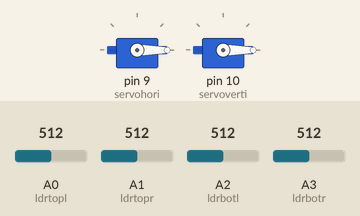
A sketch run on a simulated Arduino Uno, built with avr-gcc and run on an emulated ATmega328P. Parts: 2 × servo. The inputs (shaded band) are chosen by the test bench; at power-on: A0 (ldrtopl) = 512, A2 (ldrbotl) = 512, A3 (ldrbotr) = 512, A1 (ldrtopr) = 512.

Above: at 1.7 s.
1.8 s: A0 (ldrtopl) set to 526
At 3.17 s:
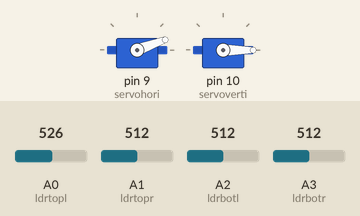
4.8 s: A2 (ldrbotl) set to 544
At 5.01 s:
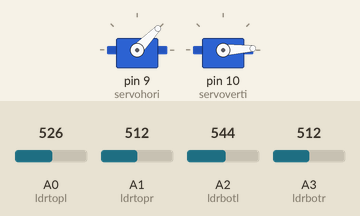
7.8 s: A3 (ldrbotr) set to 544
10.8 s: A3 (ldrbotr) set to 558
At 10.98 s:
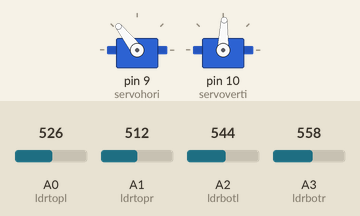
13.8 s: A1 (ldrtopr) set to 716
At 13.98 s:
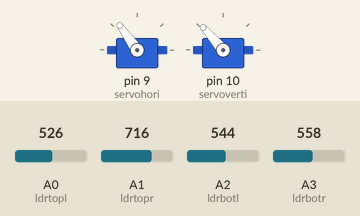
16.8 s: A2 (ldrbotl) set to 716
Timing chart, 0 to 23.0 s (numbered marks = the images above; inputs shaded):
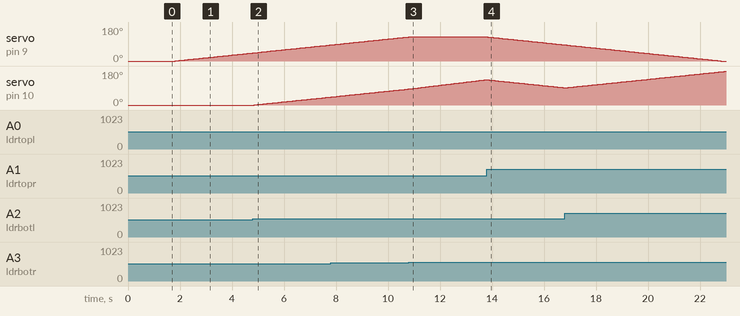

The sketch:

Seguidor_Solar_Energia_PC2.ino
```cpp
/*UNIVERSIDADE DE BRASILIA
Disciplina: Microcontroladores e Microprocessadores
Professor: Diogo Caetano
Alunos: Alexandre Jose e Itiane Thayna
Matricula: 130059129 130028738
Ponto de Controle 2 Codigo realizado no Energia
*/

#include <Servo.h>
//Definição dos servos
Servo servohori;            // Motor servo Horizontal
int servoh = 0;
int servohLimitHigh = 160; // limite maximo de 160 graus
int servohLimitLow = 20;  // limite minimo de 20 graus

Servo servoverti;            //Motor servo Vertical
int servov = 0;
int servovLimitHigh = 160; // limite maximo de 160 graus
int servovLimitLow = 20; // limite minimo de 20 graus
//Atribuindo os LDRs
int ldrtopl = A0; //"top left" LDR que ficará em cima à esquerda. Conectado a entrada A0
int ldrtopr = A1; //"top right" LDR que ficará em cima à direita. Conectado a entrada A1
int ldrbotl = A2; // "bottom left" LDR que ficará embaixo a esquerda. Conectado a entrada A2
int ldrbotr = A3; // "bottom right" LDR que ficará embaixo a direita. Conectado a entrada A3

 void setup ()
 {
  pinMode(ldrtopl,INPUT); // Definindo pinos como entrada
  pinMode(ldrtopr,INPUT);
  pinMode(ldrbotl,INPUT);
  pinMode(ldrbotr,INPUT);

  servohori.attach(9); // Servo horizontal atribuido ao pino 9 - Que é o P2.1
  servohori.write(0); // Inicia o servo horizontal na posição 0
servoverti.attach(10); // Servo vertical atribuido ao pino 10 -  Que é P2.2
  servoverti.write(0);
  delay(500);  // 500 milisegundos para dar estabilidade a parte mecanica
 }

void loop()
{
  servoh = servohori.read(); // define uma leitura de cada servo
  servov = servoverti.read();
  //capturando valores analogicos de cada LDR
  int topl = analogRead(ldrtopl); // realizando a leitura analogica do "top left"
  int topr = analogRead(ldrtopr);
  int botl = analogRead(ldrbotl);
  int botr = analogRead(ldrbotr);
  // calculando a media
  int avgtop = (topl + topr) / 2; // Media dos LDRs Superiores
  int avgbot = (botl + botr) / 2; //Media dos LDRs inferiores
  int avgleft = (topl + botl) / 2; // Media dos LDRs da esquerda
  int avgright = (topr + botr) / 2; //Media dos LDRs da direita

  if (avgtop < avgbot) // Se a media superior for menor que a media inferior
  {
    servoverti.write(servov +1);  // servo vertical aumenta 1
    if (servov > servovLimitHigh)  // se servo vertical for maior que o limite superior(160)
     {
      servov = servovLimitHigh; // Atribui limite superior ao servo
     }
    delay(10);
  }
  else if (avgbot < avgtop)      // Se media inferior menor que media superior
  {
    servoverti.write(servov -1); // servo vertical diminui um grau
    if (servov < servovLimitLow) // Se Servo vertical for menor que limite inferior(20)
  {
    servov = servovLimitLow;     // Atribui limite inferior ao servo vertical (atribui a posição 20 graus)
  }
    delay(10);
  }
  else
  {
    servoverti.write(servov);
  }

  if (avgleft > avgright)           // Se a media esquerda for maior que a media direita
  {
    servohori.write(servoh +1);    // Servo horizontal aumenta 1 grau
    if (servoh > servohLimitHigh)  // Se servo horizontal for maior que o limite max horizontal (160)
    {
    servoh = servohLimitHigh;     // Atribui ao servo horizontal limite maximo (160)
    }
    delay(10);
  }
  else if (avgright > avgleft)    // Se media da direita maior que media da esquerda
  {
    servohori.write(servoh -1); // Servo horizontal diminui 1 grau
    if (servoh < servohLimitLow) // Se servo horizontal for menor que limite min
     {
     servoh = servohLimitLow;    // Atribui ao servo horizontal o limite minimo (20)
     }
    delay(10);
  }
  else
  {
    servohori.write(servoh);
  }
  delay(50);
}
```

Measured:
- the behaviour switches between 513 and 514 on A0 (ldrtopl) (found by bisection; images 0 and 1)
- the behaviour switches between 527 and 528 on A2 (ldrbotl) (found by bisection; images 1 and 2)
- the behaviour switches between 557 and 558 on A3 (ldrbotr) (found by bisection; images 2 and 3)
- after the input at 1.8 s, servo on pin 9 (servohori): moves from 0° to 43° over 3.0 s, starting at once
- after the input at 4.8 s, servo on pin 10 (servoverti): moves from 0° to 42° over 2.9 s, starting after 0.05 s
- after the input at 10.8 s, servo on pin 9 (servohori): stays 128° (without the input it goes to 129° after 0.06 s)
- after the input at 13.8 s, servo on pin 9 (servohori): moves from 128° to 85° over 3.0 s, starting at once
